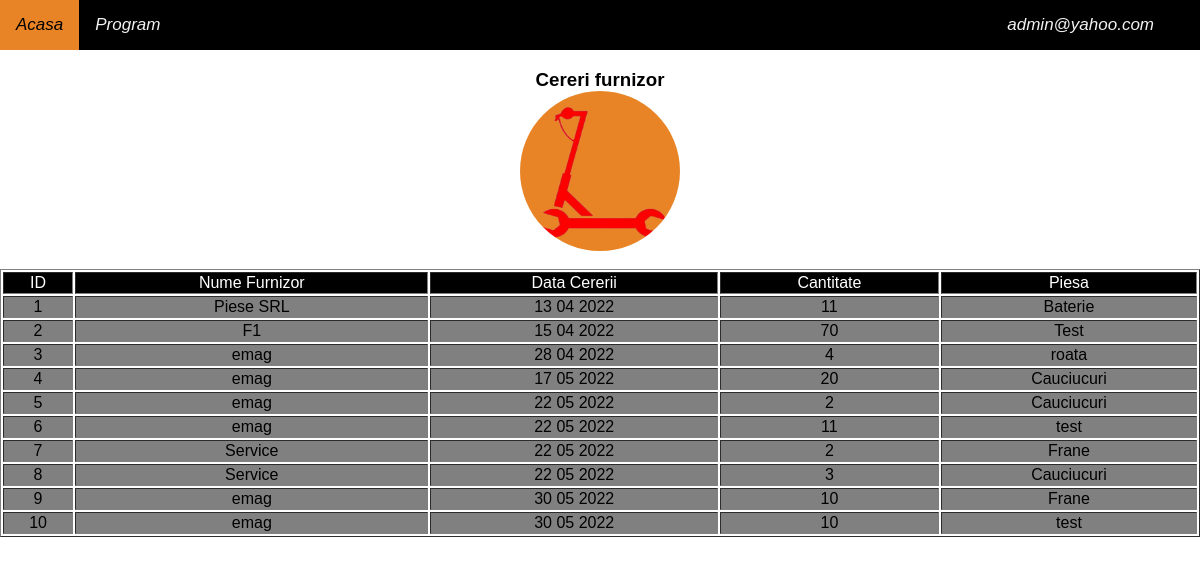
Page /cereri_furnizor.php (signed in) on the committed database.
### tables this page shows
CREATE TABLE `cererifurnizori` (
  `ID` int(10) NOT NULL,
  `NumeFurnizor` varchar(50) NOT NULL,
  `DataCererii` varchar(50) NOT NULL,
  `Cantitate` int(10) NOT NULL,
  `Piesa` varchar(50) NOT NULL
);

### cereri_furnizor.php (the view, shortened to what this page needs)
<?php
include "./models/header.php";
?>
<body style="background-color: white">
   <?php include_once "./models/navbar.php" ?>
   <h3 style="text-align:center">
      <a>Cereri furnizor</a>
      <br>
      <img alt="?" src="image/logo.png" style="border-radius: 50%;" width="160" height="160">
   </h3>
   <?php
   include_once("db/connection.php");
   $select = "SELECT * from cererifurnizori";
   $query = mysqli_query($conn, $select);
   $tabel = "<table border=1 style='width:100%;overflow-x:auto;'>";
   $tabel .= "<tr style='background-color:black; color:white;'><td align=center>ID</td>";
   $tabel .= "<td align=center >Nume Furnizor</td>";
   $tabel .= "<td align=center >Data Cererii</td>";
   $tabel .= "<td align=center >Cantitate</td>";
   $tabel .= "<td align=center >Piesa</td>";
   $tabel .= "</tr>";
   if (mysqli_num_rows($query) > 0) {
      while ($row = mysqli_fetch_assoc($query)) {
         $tabel .= "<tr style='background-color:gray'><td align=center>" . $row["ID"] . "</td><td align=center>" . $row["NumeFurnizor"] . "</td><td align=center>" . $row["DataCererii"] . "</td><td align=center>" . $row["Cantitate"] . "</td><td align=center>" . $row["Piesa"] . "</td>";
      }
      $tabel .= "</table>";
      echo $tabel;
   }
   ?>
</body>

### css/style.css (style rules this page uses)
body { margin:0; font-family:Arial; background-color: #e98426; }
img { vertical-align: middle; }

### rows in the picture
cererifurnizori: ID "1", NumeFurnizor "Piese SRL", DataCererii "13 04 2022", Cantitate "11", Piesa "Baterie"
cererifurnizori: ID "2", NumeFurnizor "F1", DataCererii "15 04 2022", Cantitate "70", Piesa "Test"
cererifurnizori: ID "3", NumeFurnizor "emag", DataCererii "28 04 2022", Cantitate "4", Piesa "roata"
cererifurnizori: ID "4", NumeFurnizor "emag", DataCererii "17 05 2022", Cantitate "20", Piesa "Cauciucuri"
cererifurnizori: ID "5", NumeFurnizor "emag", DataCererii "22 05 2022", Cantitate "2", Piesa "Cauciucuri"
cererifurnizori: ID "6", NumeFurnizor "emag", DataCererii "22 05 2022", Cantitate "11", Piesa "test"
cererifurnizori: ID "7", NumeFurnizor "Service", DataCererii "22 05 2022", Cantitate "2", Piesa "Frane"
cererifurnizori: ID "8", NumeFurnizor "Service", DataCererii "22 05 2022", Cantitate "3", Piesa "Cauciucuri"
cererifurnizori: ID "9", NumeFurnizor "emag", DataCererii "30 05 2022", Cantitate "10", Piesa "Frane"
cererifurnizori: ID "10", NumeFurnizor "emag", DataCererii "30 05 2022", Cantitate "10", Piesa "test"

### other values in the picture
$email "admin@yahoo.com"
